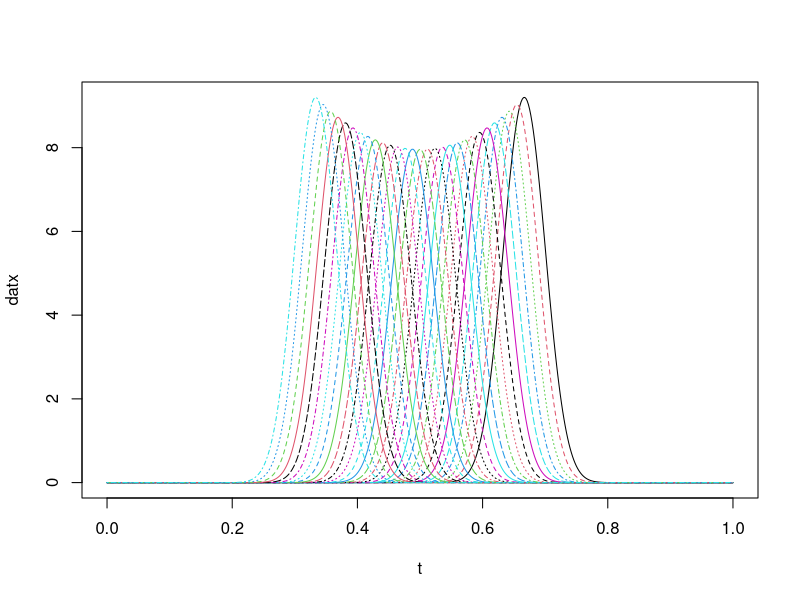

This chart was generated by the following R code:
nobs<-29
shift<-seq(0.25,0.75,length.out=nobs)
sscale<-5*(shift-0.5)^2/2+1
#t<-seq(-0.9,0.9,length.out=512)
t<-seq(0,1,length.out=512)
daten<-vector("list", nobs)
datx<-NULL
orient=sample(c(-1,1), replace=TRUE,nobs)
orig<-vector("list", nobs)
for(j in 1:nobs){
#datx<-cbind(datx, dnorm(t,shift[j],0.05)*sscale[j])
#datx<-cbind(datx, orient[j]*dbeta((t-0.5)*1.5+shift[j],50,50)*sscale[j])
datx<-cbind(datx, dbeta((t-0.5)*1.5+shift[j],50,50)*sscale[j])
}
matplot(t,datx,type="l")

simu=NULL
for(i in 1:nobs){

simu[[i]]<-list(x=t ,y= datx[,i] )
class(simu)="curves"

}

#t<-seq(0,1,length.out=512)
#plot(dbeta(t,12,12))